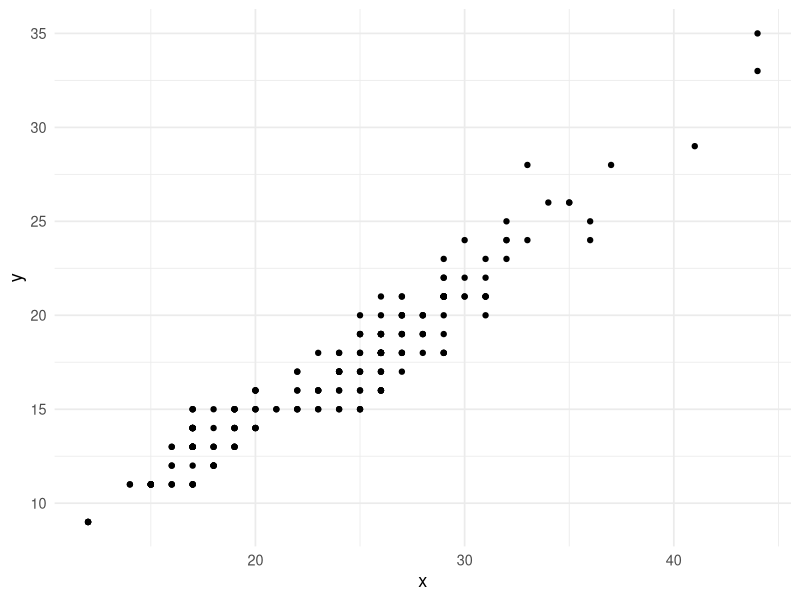
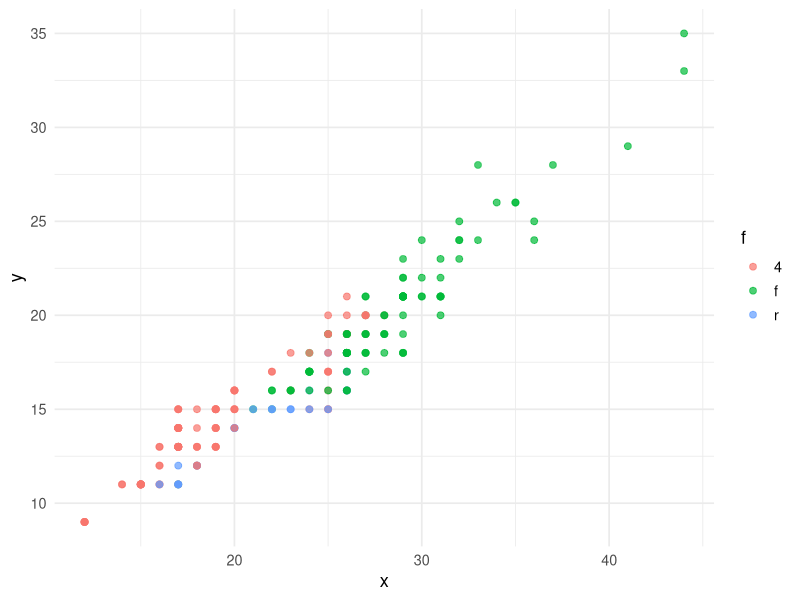
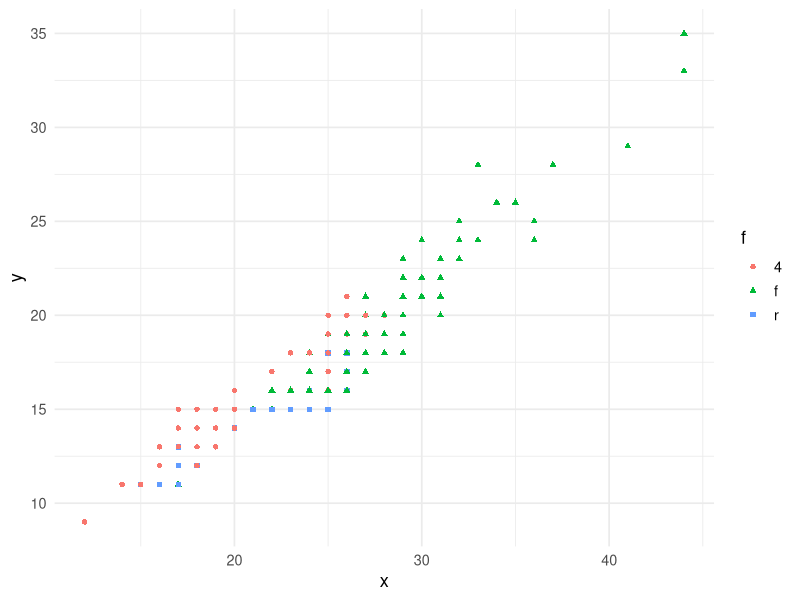
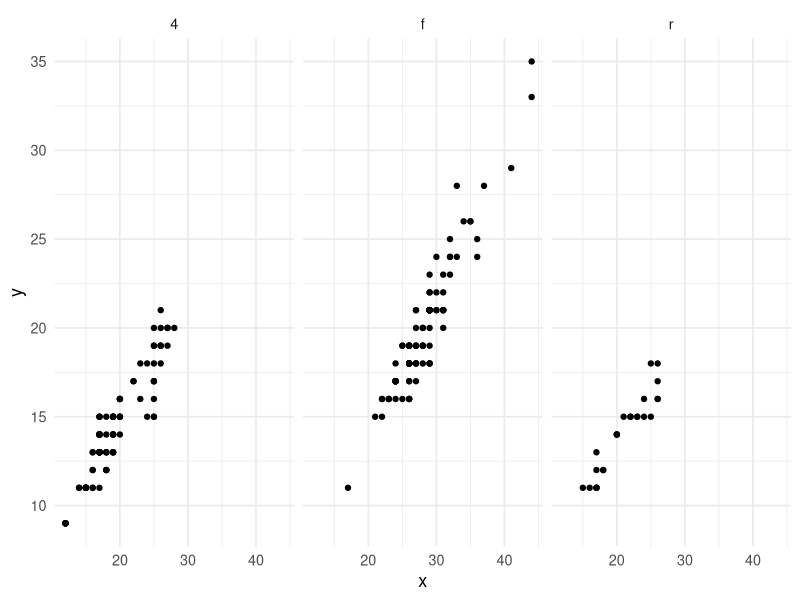
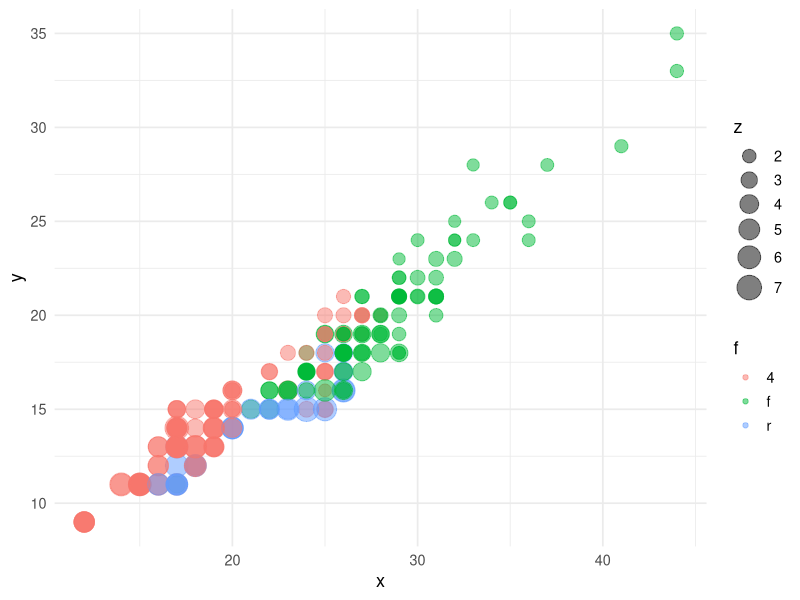
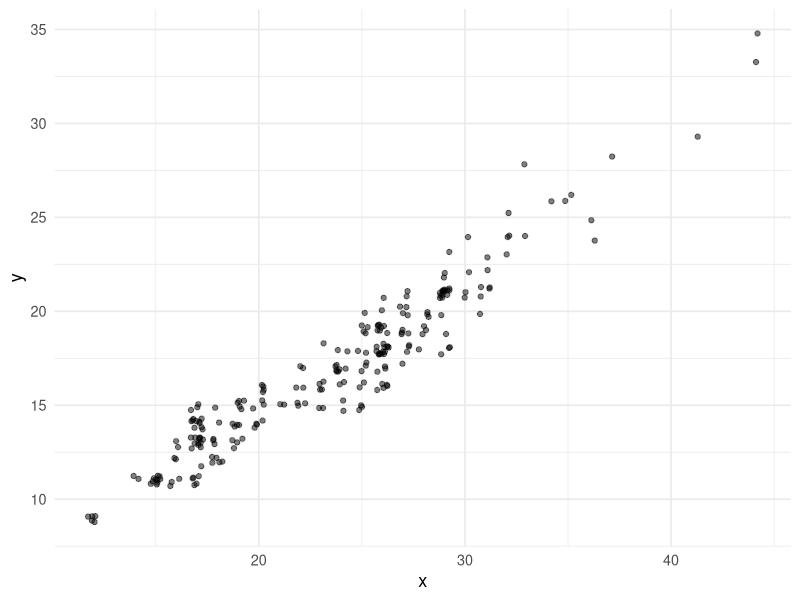
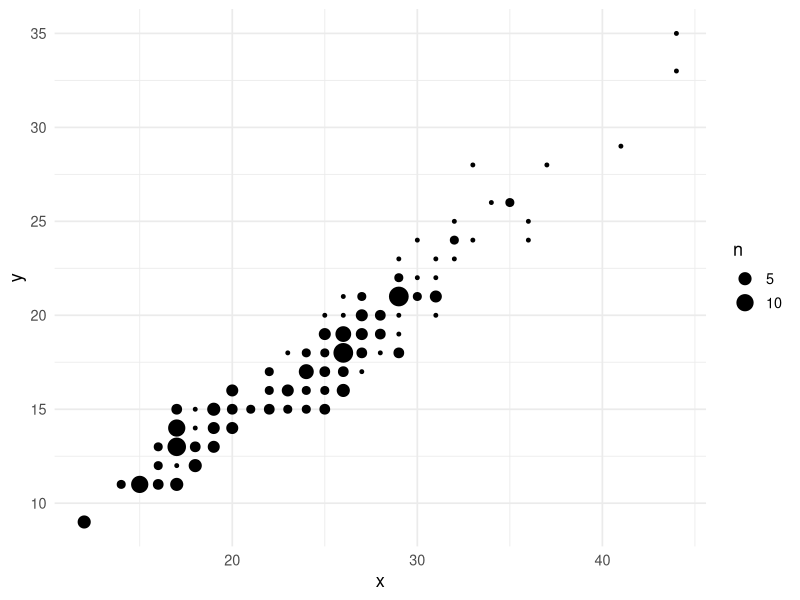
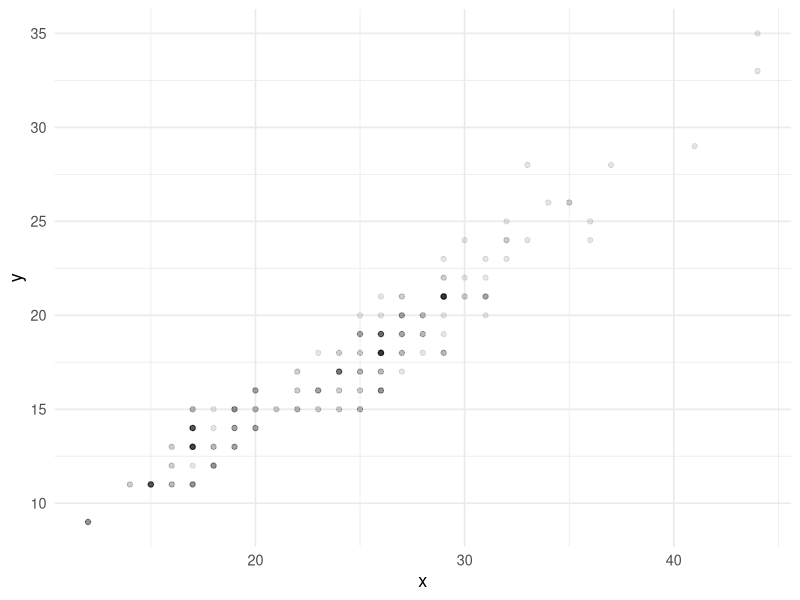

Here is the R script that generated these plots, in order:
# 02_relationships.R - two or more numeric variables. "How are x and y related?"
library(tidyverse); library(ggrepel); library(GGally); library(scales)
theme_set(theme_minimal(base_size = 13))

# ---- DEMO DATA ----
df <- mpg |> mutate(x = hwy, y = cty, z = displ, g = class, f = drv)

# ---- SCATTER ----
ggplot(df, aes(x, y)) + geom_point()
ggplot(df, aes(x, y, colour = f)) + geom_point(size = 2, alpha = .7)
ggplot(df, aes(x, y, colour = f, shape = f)) + geom_point()
ggplot(df, aes(x, y)) + geom_point() + facet_wrap(~ f)

# Bubble: third numeric variable as size
ggplot(df, aes(x, y, size = z, colour = f)) + geom_point(alpha = .5) + scale_size_area(max_size = 8)

# ---- OVERLAPPING POINTS ----
ggplot(df, aes(x, y)) + geom_jitter(width = .3, height = .3, alpha = .5)    # small random shift
ggplot(df, aes(x, y)) + geom_count()                                         # size = how many
ggplot(df, aes(x, y)) + geom_point(alpha = .1)                               # transparency
ggplot(df, aes(x, y)) + geom_bin2d(bins = 20) + scale_fill_viridis_c()       # square bins
ggplot(df, aes(x, y)) + geom_hex(bins = 15) + scale_fill_viridis_c()         # hexagon bins (needs hexbin)
ggplot(df, aes(x, y)) + geom_density_2d()                                    # contour lines
ggplot(df, aes(x, y)) + geom_density_2d_filled(alpha = .8)                   # filled contours

# ---- TREND LINES ----
ggplot(df, aes(x, y)) + geom_point() + geom_smooth(method = "lm")            # straight line + 95% band
ggplot(df, aes(x, y)) + geom_point() + geom_smooth(method = "lm", se = FALSE, colour = "red")
ggplot(df, aes(x, y)) + geom_point() + geom_smooth()                         # loess: flexible curve
ggplot(df, aes(x, y)) + geom_point() + geom_smooth(method = "lm", formula = y ~ poly(x, 2))   # quadratic
ggplot(df, aes(x, y)) + geom_point() + geom_smooth(method = "gam", formula = y ~ s(x))        # spline
ggplot(df, aes(x, y, colour = f)) + geom_point() + geom_smooth(method = "lm", se = FALSE)     # line per group
ggplot(df, aes(x, y)) + geom_point() + geom_smooth(method = "lm") + facet_wrap(~ f)

# ---- SHOW A LINE YOU ESTIMATED YOURSELF ----
fit <- lm(y ~ x, data = df)
ggplot(df, aes(x, y)) + geom_point() +
  geom_abline(intercept = coef(fit)[1], slope = coef(fit)[2], colour = "red") +
  geom_abline(intercept = 0, slope = 1, linetype = 2)                        # 45-degree reference

# ---- LABEL POINTS ----
ggplot(df, aes(x, y)) + geom_point() +
  geom_text_repel(data = filter(df, x > 40), aes(label = model))             # label only some
ggplot(df, aes(x, y)) + geom_point(colour = "grey70") +
  geom_point(data = filter(df, f == "r"), colour = "red") +                  # highlight a subset
  geom_text_repel(data = filter(df, f == "r"), aes(label = model), size = 3)

# ---- RUGS AND REFERENCE LINES ----
ggplot(df, aes(x, y)) + geom_point() + geom_rug(alpha = .3) +
  geom_vline(xintercept = mean(df$x), linetype = 2) +
  geom_hline(yintercept = mean(df$y), linetype = 2)

# ---- CONNECTED POINTS (order matters) ----
df |> group_by(year, cyl) |> summarise(x = mean(x), y = mean(y), .groups = "drop") |>
  ggplot(aes(x, y, colour = factor(year), group = year)) + geom_path() + geom_point()

# ---- CORRELATION HEATMAP ----
cm <- df |> select(x, y, z, cyl, year) |> cor(use = "pairwise.complete.obs") |>
  as.data.frame() |> rownames_to_column("a") |> pivot_longer(-a, names_to = "b", values_to = "r")
ggplot(cm, aes(a, b, fill = r)) + geom_tile(colour = "white") +
  geom_text(aes(label = round(r, 2)), size = 3.5) +
  scale_fill_gradient2(low = "firebrick", mid = "white", high = "steelblue", limits = c(-1, 1)) +
  labs(x = NULL, y = NULL, fill = "Correlation")

# ---- SCATTERPLOT MATRIX ----
ggpairs(df, columns = c("x", "y", "z"))
ggpairs(df, columns = c("x", "y", "z"), mapping = aes(colour = f))

# ---- ONE MEASURE ACROSS TWO CATEGORIES ----
df |> group_by(g, f) |> summarise(m = mean(x), .groups = "drop") |>
  ggplot(aes(f, g, fill = m)) + geom_tile() + scale_fill_viridis_c()
